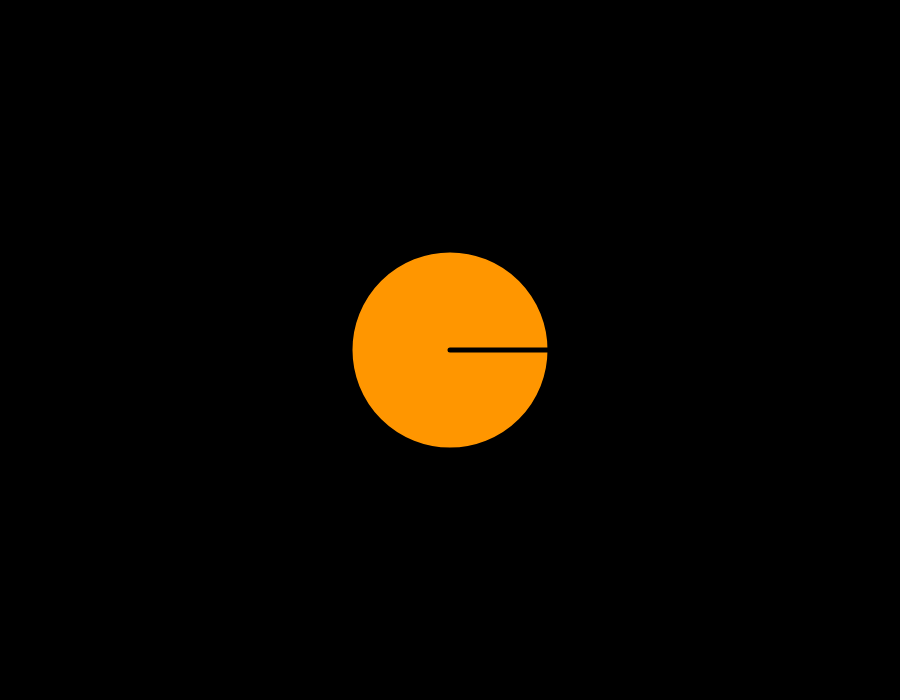
Frame 1 (no input)
Frame 60 (no input): identical to frame 1, image omitted
Frame 120 (the mouse pressed at the canvas centre since frame 60): identical to frame 1, image omitted

The p5.js sketch that drew this single still picture (run headless with seeded random() and noise() and a simulated clock; from frame 60 on, the mouse is pressed at the canvas centre):

// p5.js sketch
// ── sketch.js
var speed;

function setup() {
    createCanvas(900, 700);
}

function draw() {
    background(0);
    speed = frameCount;

    push();
    translate(width/2, height/2);

    celestialObj(color(255,150,0), 200); // SUN


    pop();
}

function celestialObj(c, size){
    strokeWeight(5);
    fill(c);
    stroke(0);
    ellipse(0, 0, size, size);
    line(0, 0, size/2, 0);
}
